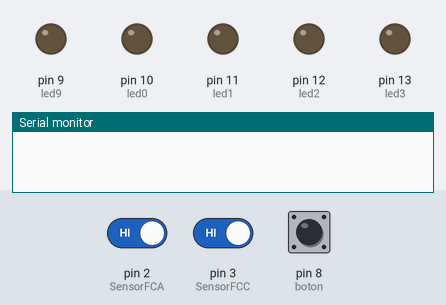
Recording of a sketch running on a simulated Arduino Uno, built with avr-gcc and run on an emulated ATmega328P. On the bench: output pins drawn as LEDs (lit = HIGH), the last lines printed to the serial monitor. The inputs (shaded band) are chosen by the test bench; at power-on: pin 2 (SensorFCA) HIGH, pin 8 (boton) HIGH, pin 3 (SensorFCC) HIGH.

Above: at 1.2 s.
1.3 s: pin 2 (SensorFCA) driven LOW
At 2.0 s:
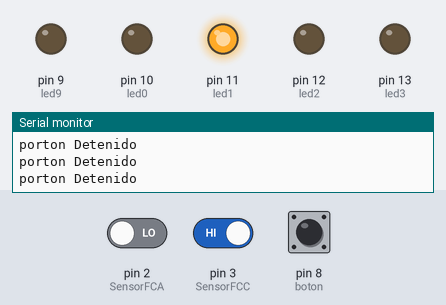
2.8 s: pin 8 (boton) pulled LOW for 0.15 s
At 4.8 s:
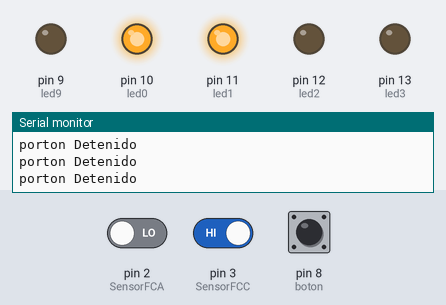
5.3 s: pin 2 (SensorFCA) driven HIGH
At 6.5 s:
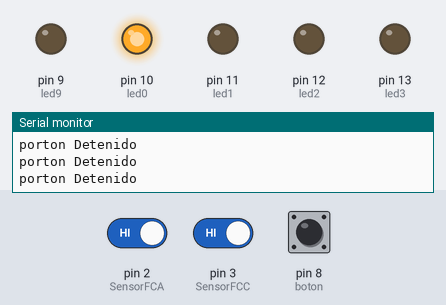
6.8 s: pin 3 (SensorFCC) driven LOW
At 7.4 s:
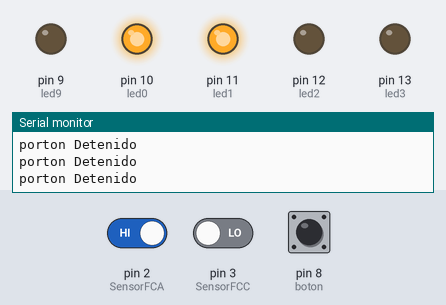
9.8 s: pin 8 (boton) pulled LOW for 1 s
At 11.4 s:
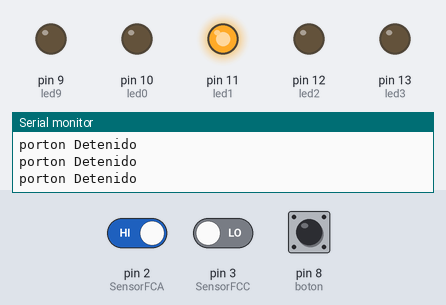
13.8 s: pin 3 (SensorFCC) driven HIGH
At 14.5 s:
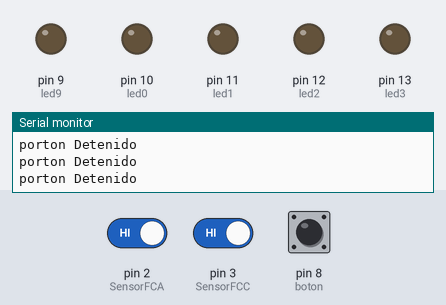
Timing chart, 0 to 16.3 s (numbered marks = the images above; inputs shaded):
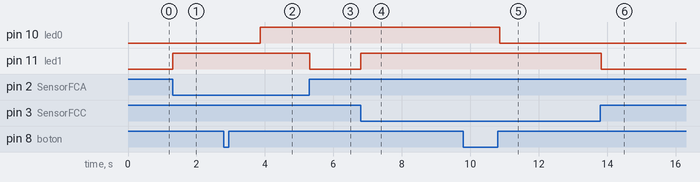

The sketch:

Porton.ino
```cpp
#include "var_const.h"
void setup() {
  // put your setup code here, to run once:
  pinMode(led0, OUTPUT);
  pinMode(led1, OUTPUT);
  pinMode(led2, OUTPUT);
  pinMode(led3, OUTPUT);
  pinMode(led9, OUTPUT);
  pinMode(boton, INPUT_PULLUP);
  pinMode(SensorFCA, INPUT_PULLUP);
  pinMode(SensorFCC, INPUT_PULLUP);
  Serial.begin(9600);
}

void loop() {
  // put your main code here, to run repeatedly:
  estado_boton = digitalRead(boton);
  estado_sensor = digitalRead(SensorFCA);
  estado_sensor2 = digitalRead(SensorFCC);
  if (estado_boton != ultimo_boton) {  //Va a cerrar o abrir
    delay(50);
    if (estado_boton == LOW) {
      if (digitalRead(led1) == LOW) {
        digitalWrite(led0, !digitalRead(led0));  //cierra y abre por completo
        delay(1000);
        Serial.println("Se detuvo y cambio de lado");
      } else {
        delay(1000);
        digitalWrite(led0, !digitalRead(led0));  //cierra y abre por completo
        Serial.println("Empieza a abrir/cerrar Reja");
      }
      if (digitalRead(led0) == HIGH) {
        Serial.println("Abre");
      } else {
        Serial.println("Cierra");
      }
    }
    ultimo_boton = estado_boton;
  }
  estado_sensor = digitalRead(SensorFCA);
  estado_sensor2 = digitalRead(SensorFCC);

  if (!estado_sensor || !estado_sensor2) {  //Pregunta si la reja ya se abrio/cerro
    Serial.println("porton Detenido");      // escendido = derecha | apagado = izquierda
    digitalWrite(led1, HIGH);               //funcion que detiene al porton
  } else {
    digitalWrite(led1, LOW);
  }
}
```

var_const.h
```cpp
#include "Arduino.h"
const int led0 = 10, led1 = 11, led2 = 12, led3 = 13, led9 = 9; //abre, cierra, pare, sensor 1 y 2
const int boton = 8;          //abra, cierra, pare
const int espera = 22; //tiempo de cerrado y apertura Porton
const int SensorFCA = 2;    // Final de Carrera Abierto, una vez que llega a x punto manda una señal al puerto de arduino, HIGH
const int SensorFCC = 3;    // Final de Carrera Cerrado
bool estado_sensor = HIGH;
bool ultimo_sensor = HIGH;
bool estado_sensor2 = HIGH;
bool ultimo_sensor2 = HIGH;
bool estado_boton = HIGH;
bool ultimo_boton = HIGH;
bool salida;         //LOW = porton cerrado
unsigned long tiempo_actual;
```

Measured:
- after the input at 1.3 s, pin 11 (led1): LOW → HIGH at once
- after the input at 2.8 s, pin 10 (led0): LOW → HIGH after 1.1 s
- after the input at 5.3 s, pin 11 (led1): HIGH → LOW at once
- after the input at 6.8 s, pin 11 (led1): LOW → HIGH at once
- after the input at 9.8 s, pin 10 (led0): HIGH → LOW after 1.1 s
- after the input at 13.8 s, pin 11 (led1): HIGH → LOW at once
